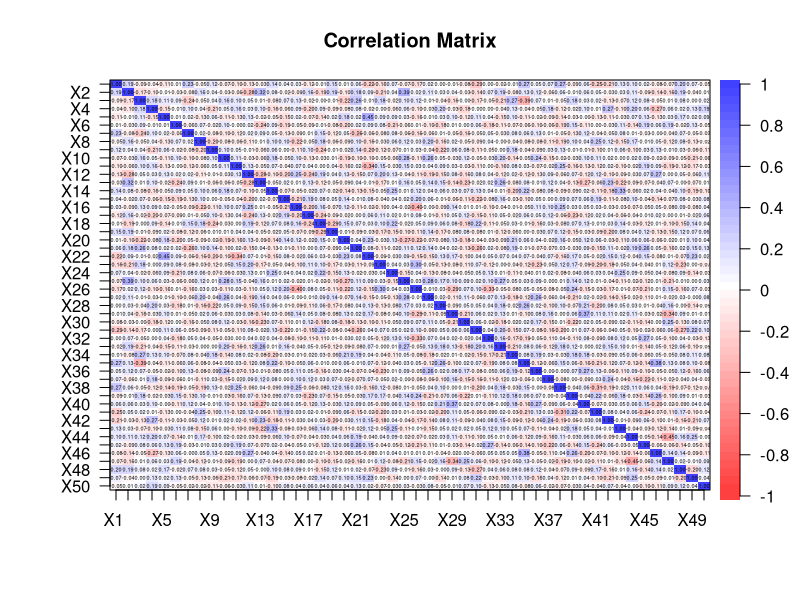

Write the R code that produced this figure. (Note: this script raises an error after producing the figure.)
####################################################
####################### Setup ######################
####################################################
library(glmnet)   # Load the "glmnet" package
library(plotmo)   # Load the "plotmo" package
library(corrplot) # Load the "corrplot" package
library(psych)    # Load the "psych" package
library(leaps)    # Load the "leaps" package for BSS and stepwise
library(car)      # Load the "car" package for Variance Inflation Factor (VIF) calculation

# Load the dataset
data <- read.csv("RegressionDataset_DA_group11.csv", header = T, na.strings = "?")

head(data)
data <- na.omit(data) # Remove rows with missing values

set.seed(1985)        # Use a fixed seed for reproducibility of the experiment

# Save "Y" values in "y" and all values except for "Y" in "x"
x <- model.matrix(Y ~ ., data)[, -1] # Save all values except for "Y"
y <- data$Y # Save "Y" values

train <- sample(1:nrow(x), 0.8 * nrow(x)) # Sample 80% of the data for training set
test <- (-train)  # The remaining data will be the test set
y.test <- y[test] # Save test set "Y" values

# Parameters
n <- nrow(data[train, ]) # Number of observations in the training set
p <- ncol(x[train, ])    # Number of regressors

####################################################
############### Preliminary analysis ###############
####################################################

############### Correlation Matrix #################
dev.new()
corData <- round(cor(x), digits = 2) # Calculate the correlation matrix of x and round the values to 2 decimal places
# Uncomment the next line to save the plot as a PDF file
# pdf(file="corr.pdf", width=26, height=15)
corPlot(corData, cex = 0.22, show.legend = TRUE, main = "Correlation Matrix") # Plot the correlation matrix with specified font size and display legend
# dev.off()

####################################################
################## Linear Model ####################
####################################################
lm.mod <- lm(Y ~ ., data = data[train, ]) # Fit a linear regression model to the data, using all variables in training set
summary(lm.mod) # Get the summary of the model
lm.predict <- predict(lm.mod, newdata = (data[test, ])) # Make predictions using the model on the test data
lm.coef <- coef(lm.mod) # Get the coefficients of the model

####################### Test ######################
lm.mse <- mean((lm.predict - y[test])^2) # Calculate the mean squared error between the predicted values and the actual values in the test data
lm.mse # Display the mean squared error

################### Print Results ##################
lm.predictors <- round(lm.coeff / 100, digits = 0) # Round the values in bwd.coef and divide by 100, with 0 decimal places
intToUtf8(lm.predictors) # Convert the values in bwd.predictors to UTF-8 encoded integers

# vif(lm.mod) # verifica la collinearità dei dati #CANCELLARE?????????

####################################################
###################### BSS #########################
####################################################
# The following code performs BSS, which is computationally inefficient, however, since it both has a p
# approximately greater than 30 
# full.regfit <- regsubsets(Y ~ ., nvmax = variables_selected, data = data[train, ], really.big = T)
# summary(full.regfit)

####################################################
################### Stepwise #######################
####################################################
# The following code performs forward, backward, and hybrid selection on the training data 
# using the 'regsubsets' function from the 'leaps' package. 
# The function returns the best subset of predictors for each method of selection.
# The performance of each method is evaluated by computing the mean squared error (MSE) 
# between the predicted values and the actual values of the response variable on the test data.
# Finally, the coefficients of the best models are rounded to the nearest 100 and converted to UTF-8 format.

################# Forward selection ################
fwd.regfit <- regsubsets(Y ~ ., data = data[train, ], nvmax = p, method = "forward") # Forward selection on the training data
summary(fwd.regfit) # Summary of the results of forward selection

################# Backward selection ################
bwd.regfit <- regsubsets(Y ~ ., data = data[train, ], nvmax = p, method = "backward") # Backward selection on the training data
summary(bwd.regfit) # Summary of the results of forward selection

################# Hybrid selection ################
hyb.regfit <- regsubsets(Y ~ ., data = data[train, ], nvmax = p, method = "seqrep") # Hybrid selection on the training data
summary(hyb.regfit) # Summary of the results of forward selection

####################### Test ######################
test.mat <- model.matrix(Y ~ ., data = data[test, ]) #Model matrix for the test data

############ Test on backward selection ############
# The following lines evaluate the performance of the best model obtained from backward selection
val.errors <- rep(NA, p) # Creates a vector of NA values with length 'p' to store the MSE values for each model

for (i in 1:p) {
  coefi <- coef(bwd.regfit, id = i)           # Extracts the coefficients for the i-th model obtained from backward selection
  pred <- test.mat[, names(coefi)] %*% coefi  # Computes the predicted values for the response variable
  val.errors[i] <- mean((y[test] - pred)^2)   # Computes the MSE for the i-th model and stores it in the 'val.errors' vector
}

min <- which.min(val.errors) # Index of the minimum MSE value
bwd.mse <- val.errors[min]   # Stores the minimum MSE value in 'bwd.mse'
bwd.coef <- coef(bwd.regfit, min) # Extracts the coefficients for the best model obtained from backward selection

########### Test on forward selection ###########
# The following lines evaluate the performance of the best model obtained from forward selection
val.errors <- rep(NA, p) # Creates a vector of NA values with length 'p' to store the MSE values for each model

for (i in 1:p) {
  coefi <- coef(fwd.regfit, id = i)           # Extracts the coefficients for the i-th model obtained from forward selection
  pred <- test.mat[, names(coefi)] %*% coefi  # Computes the predicted values for the response variable
  val.errors[i] <- mean((y[test] - pred)^2)   # Computes the MSE for the i-th model and stores it in the 'val.errors' vector
}

min <- which.min(val.errors) # Index of the minimum MSE value
fwd.mse <- val.errors[min]   # Stores the minimum MSE value in 'fwd.mse'
fwd.coef <- coef(fwd.regfit, which.min(val.errors)) # Extracts the coefficients for the best model obtained from forward selection

############ Test on hybrid selection ############
# The following lines evaluate the performance of the best model obtained from hybrid selection
val.errors <- rep(NA, p) # Creates a vector of NA values with length 'p' to store the MSE values for each model

for (i in 1:p) {
  coefi <- coef(hyb.regfit, id = i)           # Extracts the coefficients for the i-th model obtained from hybrid selection
  pred <- test.mat[, names(coefi)] %*% coefi  # Computes the predicted values for the response variable
  val.errors[i] <- mean((y[test] - pred)^2)   # Computes the MSE for the i-th model and stores it in the 'val.errors' vector
}

# The best model is the one that contains which.min(val.errors) (ten in the book) variables.
min <- which.min(val.errors) # Index of the minimum MSE value
hyb.mse <- val.errors[min] # Stores the minimum MSE value in 'hyb.mse'
hyb.coef <- coef(hyb.regfit, which.min(val.errors)) # Extracts the coefficients for the best model obtained from hybrid selection

######################## Plot ########################

###### LI LASCIAMO???????????????????????!!!!
dev.new()
# pdf(file="backward_cp_v20.pdf", width=20, height=10)
plot(bwd.regfit, scale = "Cp")
title("Backward selection with Cp")
# dev.off()

dev.new()
# pdf(file="forward_cp_v20.pdf", width=20, height=10)
plot(fwd.regfit, scale = "Cp")
title("Forward selection with Cp")
# dev.off()

dev.new()
# pdf(file="hybrid_cp_v20.pdf", width=20, height=10)
plot(hyb.regfit, scale = "Cp")
title("Hybrid selection with Cp")
# dev.off()

dev.new()
# pdf(file="backward_bic_v20.pdf", width=20, height=10)
plot(bwd.regfit, scale = "bic")
title("Backward selection with bic")
# dev.off()

dev.new()
# pdf(file="forward_bic_v20.pdf", width=20, height=10)
plot(fwd.regfit, scale = "bic")
title("Forward selection with bic")
# dev.off()

dev.new()
# pdf(file="hybrid_bic_v20.pdf", width=20, height=10)
plot(hyb.regfit, scale = "bic")
title("Hybrid selection with bic")
# dev.off()

dev.new()
# pdf(file="backward_adjr_v20.pdf", width=20, height=10)
plot(bwd.regfit, scale = "adjr2")
title("Backward selection with adjr2")
# dev.off()

dev.new()
# pdf(file="forward_adjr_v20.pdf", width=20, height=10)
plot(fwd.regfit, scale = "adjr2")
title("Forward selection with adjr2")
# dev.off()

dev.new()
# pdf(file="hybrid_adjr_v20.pdf", width=20, height=10)
plot(hyb.regfit, scale = "adjr2")
title("Hybrid selection with adjr2")
# dev.off()

################### Print Results ##################
bwd.predictors <- round(bwd.coef / 100, digits = 0) # Round the values in bwd.coef and divide by 100, with 0 decimal places
intToUtf8(bwd.predictors) # Convert the values in bwd.predictors to UTF-8 encoded integers

fwd.predictors <- round(fwd.coef / 100, digits = 0) # Round the values in fwd.coef and divide by 100, with 0 decimal places
intToUtf8(fwd.predictors) # Convert the values in fwd.predictors to UTF-8 encoded integers

hyb.predictors <- round(hyb.coef / 100, digits = 0) # Round the values in hyb.coef and divide by 100, with 0 decimal places
intToUtf8(hyb.predictors) # Convert the values in hyb.predictors to UTF-8 encoded integers

####################################################
###################### Ridge #######################
####################################################
grid <- 10^seq(5, -2, length = 1000) # Define a sequence of 1000 numbers logarithmically spaced between 10^5 and 10^-2

# Use the argument alpha = 0 to perform ridge
ridge.mod <- glmnet(x[train, ], y[train], alpha = 0, lambda = grid) # Fit a ridge regression model with alpha=0 and the grid of lambda values defined earlier

dev.new()
plot_glmnet(ridge.mod, xvar = "lambda") # Plot the ridge regression model, with x-axis as log lambda

# Perform 10-fold cross-validation to determine the best lambda value for the ridge model
cv.out <- cv.glmnet(x[train, ], y[train], alpha = 0, lambda = grid)

dev.new()
plot(cv.out) # Plot the cross-validation results

bestlam <- cv.out$lambda.min # Get the best lambda value from cross-validation

ridge.pred <- predict(ridge.mod, s = bestlam, newx = x[test, ]) # Calculate the predictions using the best lambda value
ridge.mse <- mean((ridge.pred - y[test])^2) # Calculate the mean squared error of the predictions on test set
ridge.mse # Print the mean squared error

ridge.out <- glmnet(x, y, alpha = 0, lambda = grid) # Fit the ridge regression model to the entire data set
ridge.coef <- predict(ridge.out, type = "coefficients", s = bestlam)[1:p + 1, ] # Get the coefficients for the best lambda value
ridge.coef # Print the coefficients

dev.new()
plot_glmnet(ridge.out, xvar = "lambda") # Plot the ridge regression model for the entire data set

################### Print Results ##################
# Round the coefficients and convert to utf-8 format
ridge.predictors <- round(ridge.coef / 100, digits = 0)
intToUtf8(ridge.predictors)

####################################################
###################### LASSO #######################
####################################################
grid <- 10^seq(5, -2, length = 1000) # Define a sequence of 1000 numbers logarithmically spaced between 10^5 and 10^-2

# use the argument alpha = 1 to perform lasso
lasso.mod <- glmnet(x[train, ], y[train], alpha = 1, lambda = grid) # Fit a lasso regression model with alpha=1 and the grid of lambda values defined earlier

dev.new()
plot(lasso.mod, label = T) # Plot the model fit to the training data as a function of L1 norm

dev.new()
plot_glmnet(lasso.mod, xvar = "lambda") # Plot the model fit to the training data as a function of log lambda using plot_glmnet() function

# Perform 10-fold cross-validation to determine the best lambda value for the lasso model
cv.out <- cv.glmnet(x[train, ], y[train], alpha = 1, lambda = grid)

dev.new()
plot(cv.out) # Plot the cross-validation results

bestlam <- cv.out$lambda.1se # Determine the best lambda value based on the cross-validation results, we choose the 1se to select
                             # the most parsimonious model with low error 
# bestlam <- cv.out$lambda.min # If you want the minimum only based on MSE

lasso.pred <- predict(lasso.mod, s = bestlam, newx = x[test, ]) # Use the best lambda value to make predictions on the test data
lasso.mse <- mean((lasso.pred - y[test])^2) # Calculate the mean squared error of the predictions on the test data
lasso.mse # Print the mean squared error

lasso.out <- glmnet(x, y, alpha = 1, lambda = grid) # Fit the lasso model to the entire data set
lasso.coef <- predict(lasso.out, type = "coefficients", s = bestlam)[1:p + 1, ] # Extract coefficients
lasso.coef # Print the coefficient values
lasso.coef[lasso.coef != 0] # Print the non-zero coefficient values
cat("Number of coefficients equal to 0:", sum(lasso.coef == 0), "\n") # Print the number of coefficients equal to 0

dev.new()
plot_glmnet(lasso.out, xvar = "lambda") # Plot the lasso model fit to the entire data set as a function of log lambda using plot_glmnet() function

################### Print Results ##################
# Round the coefficient values to the nearest 100 and convert the result to UTF-8
lasso.predictors <- round(lasso.coef / 100, digits = 0)
intToUtf8(lasso.predictors)

####################################################
################### Elastic Net ####################
####################################################
enet.mod <- glmnet(x[train, ], y[train], alpha = 0.1, lambda = grid) # Fit the Elastic Net Model with an alpha value of 0.1
enet.pred <- predict(enet.mod, s = 0.1, newx = x[test, ]) # Predict using the fitted model and a lambda value of 0.1
min <- mean((enet.pred - y.test)^2) # Calculate the mean squared error
def.alp <- 0 # Initialize default alpha value

# Loop through different alpha values from 0.5 to 0.9 with a step of 0.05
# This loop is more towards the lasso side since it's not recommended to apply ridge for highly uncorrelated data
for (alp in seq(0.5, 0.9, by = 0.05)) {
  enet.mod <- glmnet(x[train, ], y[train], alpha = alp, lambda = grid) # Fit the Elastic Net Model with the current alpha value
  cv.out <- cv.glmnet(x[train, ], y[train], alpha = alp, lambda = grid) # Perform cross-validation to find the best lambda value
  enet.bestlam <- cv.out$lambda.min # Get the best lambda value
  
  enet.pred <- predict(enet.mod, s = enet.bestlam, newx = x[test, ]) # Predict using the fitted model and the best lambda value
  enet.mse <- mean((enet.pred - y.test)^2) # Calculate the mean squared error
  
  # If the current mean squared error is lower than the minimum mean squared error, update the minimum and default alpha value
  if (enet.mse < min) {
    min <- enet.mse
    def.alp <- alp
  }
}

# Fit the Elastic Net Model with the best default alpha value
enet.mod <- glmnet(x[train, ], y[train], alpha = def.alp, lambda = grid)
# Plot the fitted model
dev.new()
plot(enet.mod, label = T)
dev.new()
plot(enet.mod, label = T, xvar = "lambda")
plot_glmnet(enet.mod, xvar = "lambda")

cv.out <- cv.glmnet(x[train, ], y[train], alpha = def.alp, lambda = grid) # Perform cross-validation

# Plot the cross-validation results
dev.new()
plot(cv.out)

enet.bestlam <- cv.out$lambda.min # Get the best lambda value

enet.pred <- predict(enet.mod, s = enet.bestlam, newx = x[test, ]) # Predict using the fitted model and the best lambda value
enet.mse <- mean((enet.pred - y.test)^2) # Calculate the mean squared error

enet.coeff <- predict(enet.mod, type = "coefficients", s = enet.bestlam)[1:p+1, ] # Get the coefficients for the fitted model with the best lambda value

################### Print Results ##################
# Finally, we took the vector with the best predictors estimate, we diveded by 100 and and we make the conversation in ASCII.
enet.predictors <- round(enet.coeff / 100, digits = 0)
intToUtf8(enet.predictors)

####################################################
################# Print all MSE ###################
####################################################
# Finally, we print all calculated MSE values to evaluate the best technique
lm.mse
fwd.mse
bwd.mse
hyb.mse
lasso.mse
ridge.mse
enet.mse
